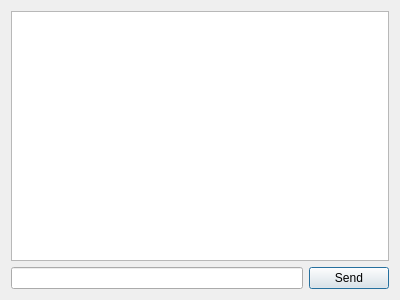
<?xml version="1.0" encoding="UTF-8"?>
<ui version="4.0">
 <class>Chat</class>
 <widget class="QDialog" name="Chat">
  <property name="geometry">
   <rect>
    <x>0</x>
    <y>0</y>
    <width>400</width>
    <height>300</height>
   </rect>
  </property>
  <property name="windowTitle">
   <string>Dialog</string>
  </property>
  <layout class="QGridLayout" name="gridLayout">
   <item row="0" column="0">
    <layout class="QVBoxLayout" name="verticalLayout">
     <item>
      <widget class="QListWidget" name="MessagesList"/>
     </item>
     <item>
      <layout class="QHBoxLayout" name="horizontalLayout">
       <item>
        <widget class="QLineEdit" name="MessageLineEdit"/>
       </item>
       <item>
        <widget class="QPushButton" name="SendBtn">
         <property name="text">
          <string>Send</string>
         </property>
        </widget>
       </item>
      </layout>
     </item>
    </layout>
   </item>
  </layout>
 </widget>
 <resources/>
 <connections/>
</ui>
